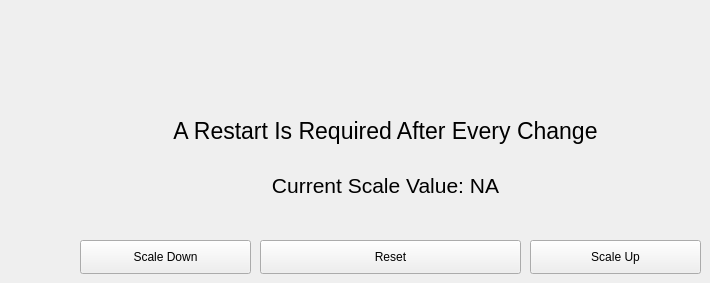
      <widget class="QWidget" name="tabUiScale">
       <attribute name="title">
        <string>UI Scale</string>
       </attribute>
       <widget class="QLabel" name="labelUIScale">
        <property name="geometry">
         <rect>
          <x>70</x>
          <y>100</y>
          <width>631</width>
          <height>61</height>
         </rect>
        </property>
        <property name="font">
         <font>
          <pointsize>17</pointsize>
         </font>
        </property>
        <property name="text">
         <string>A Restart Is Required After Every Change</string>
        </property>
        <property name="alignment">
         <set>Qt::AlignCenter</set>
        </property>
       </widget>
       <widget class="QLabel" name="labelUIScaleCurrentValue">
        <property name="geometry">
         <rect>
          <x>70</x>
          <y>170</y>
          <width>631</width>
          <height>31</height>
         </rect>
        </property>
        <property name="font">
         <font>
          <pointsize>16</pointsize>
         </font>
        </property>
        <property name="text">
         <string notr="true">Current Scale Value: NA</string>
        </property>
        <property name="alignment">
         <set>Qt::AlignCenter</set>
        </property>
        <property name="wordWrap">
         <bool>true</bool>
        </property>
       </widget>
       <widget class="QPushButton" name="pbConfigureScaleUp">
        <property name="geometry">
         <rect>
          <x>530</x>
          <y>240</y>
          <width>171</width>
          <height>34</height>
         </rect>
        </property>
        <property name="text">
         <string>Scale Up</string>
        </property>
       </widget>
       <widget class="QPushButton" name="pbConfigureScaleDown">
        <property name="geometry">
         <rect>
          <x>80</x>
          <y>240</y>
          <width>171</width>
          <height>34</height>
         </rect>
        </property>
        <property name="text">
         <string>Scale Down</string>
        </property>
       </widget>
       <widget class="QPushButton" name="pbConfigureScaleReset">
        <property name="geometry">
         <rect>
          <x>260</x>
          <y>240</y>
          <width>261</width>
          <height>34</height>
         </rect>
        </property>
        <property name="text">
         <string>Reset</string>
        </property>
       </widget>
      </widget>
